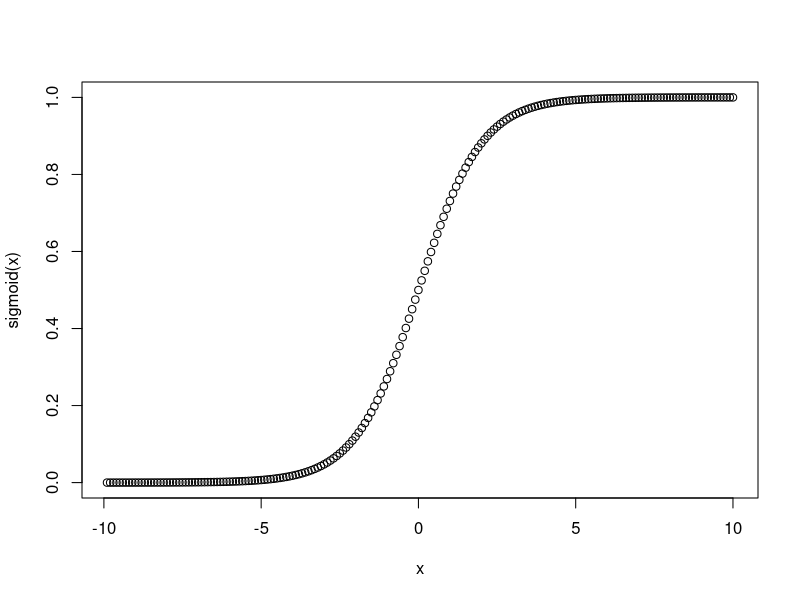

Generate this figure with R:
#R sieć neuronowa
#https://en.wikipedia.org/wiki/Backpropagation
#https://aimatters.wordpress.com/2015/12/19/a-simple-neural-network-in-octave-part-1/
#funkcja progowa sigmoidalna
sigmoid <- function(x) {
  1.0 / (1.0 + exp(-x))
}
#generuje x od -100 do 100 i dzielę przez 10, aby mieć od -10 do 10 z gęstszym upakowaniem 
x <- (c(1:200)-100)/10
plot(x,sigmoid(x))

#ustawiamy początek pseudolosowego generatora, aby zawsze mieć te same wyniki
set.seed(1235)

A1=c(1,0,0)
#dwa sposoby na generację macierzy dwuwymiarowej
# w tym przypadku wszystkich połaczeń między wejściem X1 i X2 oraz 3 neuronami warstwy środkowej
nkolumn=3
mwierszy=2 
THETA1<-t(replicate(mwierszy, runif(nkolumn,-1,1)))
THETA1<-matrix(runif(mwierszy*nkolumn), ncol=nkolumn)

# w tym przypadku wszystkich połaczeń między wyjściem z sieci neuronowej oraz neuronem na wyjściu
nkolumn=3
mwierszy=1 
THETA2<-matrix(runif(mwierszy*nkolumn), ncol=nkolumn)

Z2 <- THETA1 %*% A1
A2 <- c(1, sigmoid(Z2))
Z3 <- c(THETA2 %*% A2)
h <- sigmoid(Z3)
h

alfa<-1
y <- 0
J <- ((y * log(h)) + ((1 - y) * log(1 - h))) * -1
delta3 = h - y
#pochodna sigmoid(Z) równa się sigmoid(Z)*(1-sigmoid(Z))
delta2<-(t(THETA2) %*% delta3 * A2 * (1 - A2))[-1]
THETA2<-THETA2-alfa*delta3%*%t(A2)
THETA1<-THETA1-alfa*delta2%*%t(A1)

Z2 <- THETA1 %*% A1
A2 <- c(1, sigmoid(Z2))
Z3 <- c(THETA2 %*% A2)
h <- sigmoid(Z3)
h


